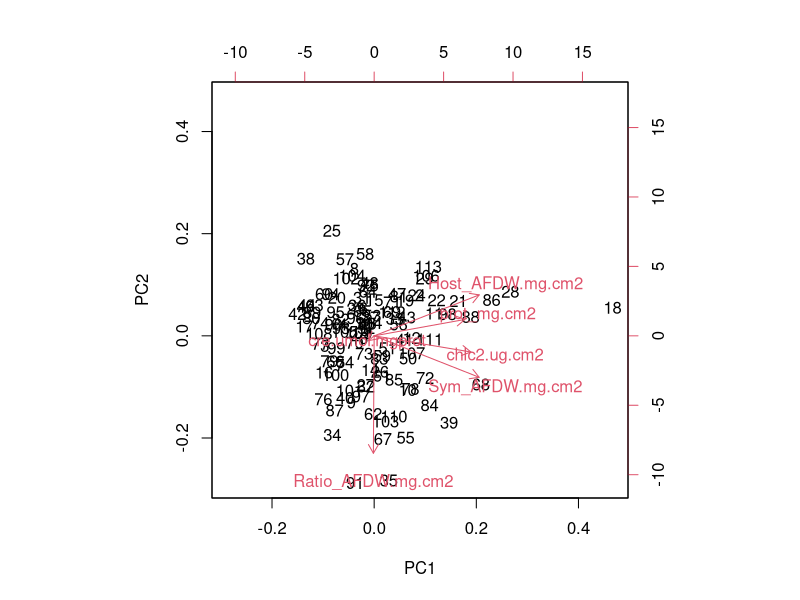
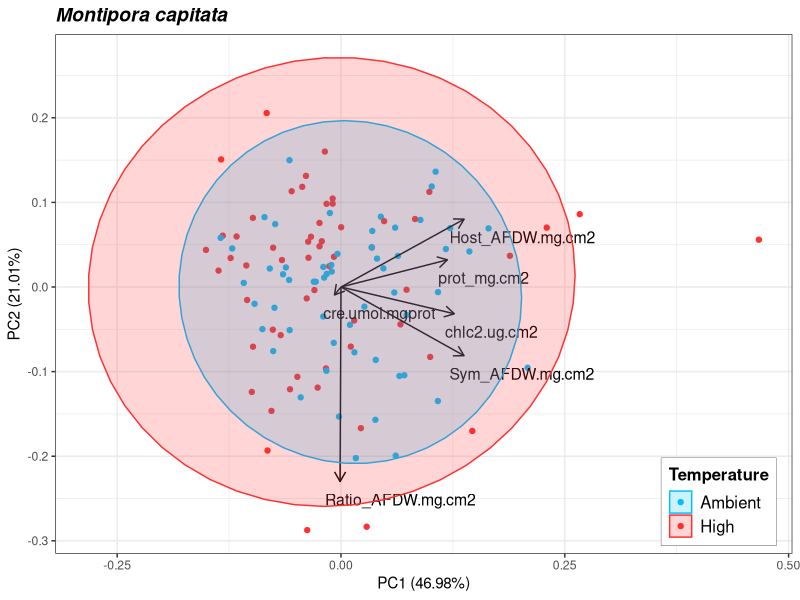
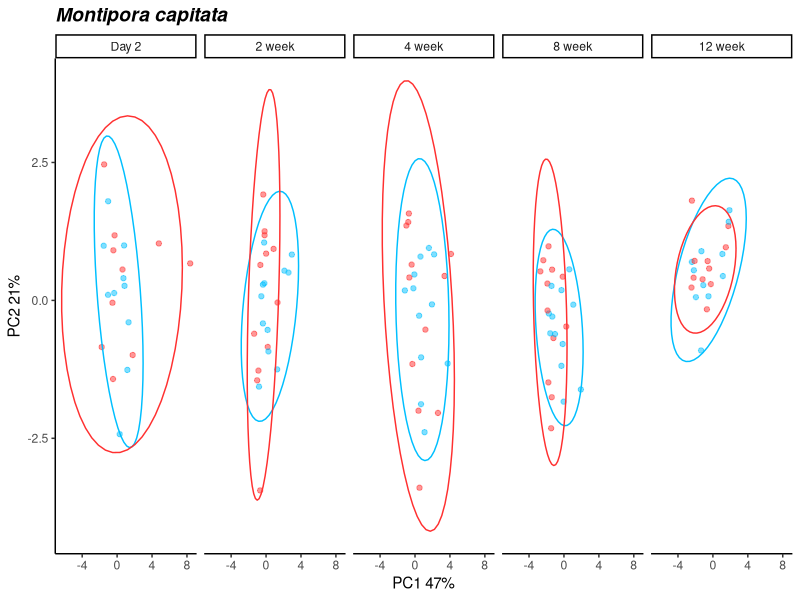
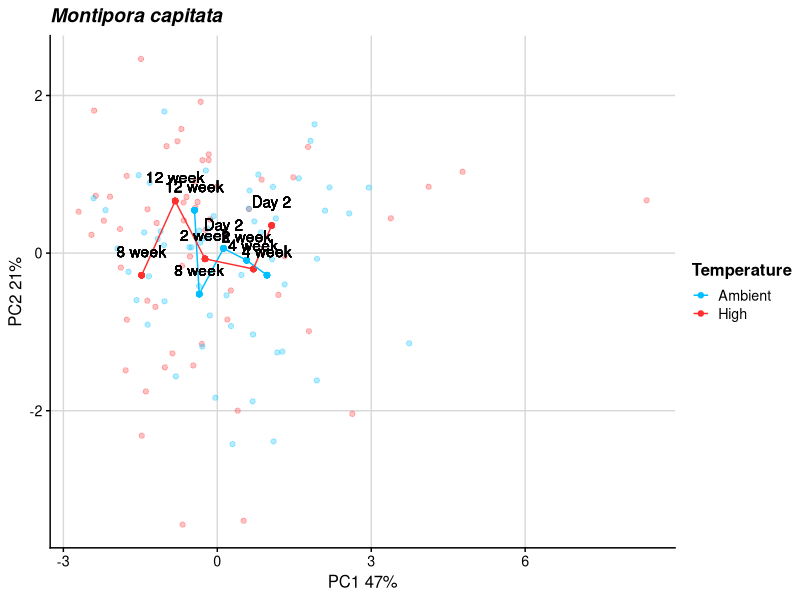
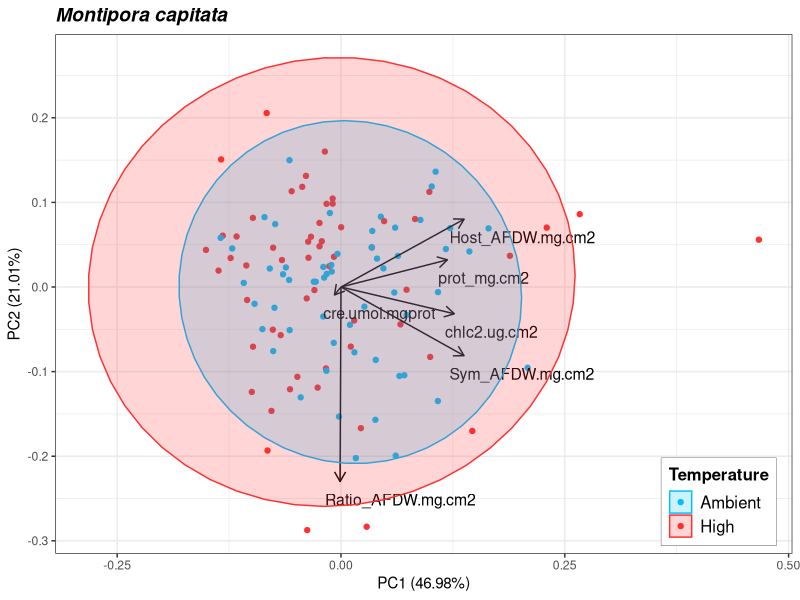
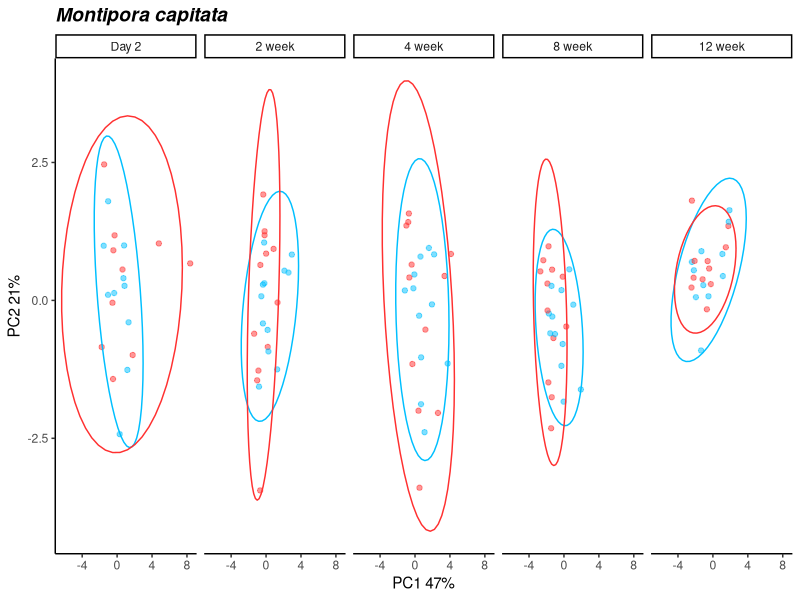

These figures' R source, in order: (Note: this script raises an error after producing the figures.)
# set working directory and load necessary packages
library(vegan)
library(tidyverse)
library(reshape2)
#library(ggbiplot)
library(broom)  # devtools::install_github("tidymodels/broom")
library(cowplot)
library(ggpubr)
library(ggfortify)
library(ggrepel)

# set seed
set.seed(54321)

# import data
data <- read.csv("Output/results_physiology.csv") %>% #read in file
  select(-Pnet_umol.cm2.hr, -Rdark_umol.cm2.hr, -Pgross_umol.cm2.hr, -chla.ug.cm2) %>% na.omit() %>%
  filter(Timepoint=="Day 2"| Timepoint== "2 week"| Timepoint== "4 week" | Timepoint== "8 week" | Timepoint== "12 week")
data$Timepoint <- factor(data$Timepoint, levels = c("Day 2", "2 week", "4 week", "8 week", "12 week"))

cols <- c("lightblue", "red")

unique(data$Phase) # checking that all three phases are present

M.data <- data %>% filter(Species=="Mcapitata") %>% select(c(10:15))
P.data <- data %>% filter(Species=="Pacuta") %>% select(c(10:15))

#Identify Factors 
Mcap.info <- data %>% filter(Species=="Mcapitata") %>% select(c(1:9,16))
Pact.info <-  data %>% filter(Species=="Pacuta") %>% select(c(1:9,16))

#Scale and center datasets
Mcap.data.scaled <- scale(M.data, center = T, scale = T) # scaled variables
Pact.data.scaled <- scale(P.data, center = T, scale = T) # scaled variables

### Mcap
#PCA
Mcap.pca.out <- prcomp(Mcap.data.scaled, center=FALSE, scale=FALSE) #run PCA
M.summary <- summary(Mcap.pca.out); M.summary #view results
biplot(Mcap.pca.out) #plot results

# PERMANOVA
Mcap.mod <- adonis2(Mcap.data.scaled ~ Temperature * CO2 * Timepoint, data = Mcap.info, method = "euclidian"); Mcap.mod # PERMANOVA


## Biplot 
Mcap.biplot <- autoplot(Mcap.pca.out, data = Mcap.info, colour = 'Temperature', 
                       loadings = TRUE, loadings.colour = 'black', frame=TRUE, frame.type = 'norm',
                       loadings.label = TRUE, loadings.label.size = 4, loadings.label.colour = 'black', repel=TRUE,
                       loadings.label.vjust=2, loadings.label.hjust=0.1) +
  scale_color_manual(values = c("deepskyblue", "firebrick1"), aesthetics = c("colour", "fill")) +
  theme_bw() + ggtitle("Montipora capitata") + 
  theme(plot.title = element_text(face = 'bold.italic', size = 14, hjust = 0)) + 
  theme(legend.title = element_text(size=12, face="bold")) + 
  theme(legend.text = element_text(size=12)) +
  theme(legend.position = c(0.9, 0.1)) + 
  theme(legend.background = element_rect(size=0.1, linetype="solid", colour ="black")); Mcap.biplot

ggsave(file="Output/Final_Figures/CSP-PCA-Mcap.png", Mcap.biplot, width = 6, height = 5, units = c("in"))

# Mcap.pca.out %>%
#   augment(M.data) %>% # add original dataset back in
#   ggplot(aes(.fittedPC1, .fittedPC2, color = Temperature)) + 
#   geom_point(size = 1.5) +
#   theme_half_open(12) + background_grid()+
#   stat_ellipse() +
#   facet_grid(cols=vars(Phase))+
#   xlab("PC1 48%") + ylab("PC2 18%")

Mcapitata.plot <- Mcap.pca.out %>%
  augment(Mcap.info) %>% # add original dataset back in
  ggplot(aes(.fittedPC1, .fittedPC2, color = Temperature)) + 
  geom_point(size = 1.5, alpha=0.5) +
  theme_half_open(12) + background_grid()+
  stat_ellipse() +
  theme_classic() +
  ggtitle("Montipora capitata") + 
  facet_grid(cols=vars(Timepoint)) +
  theme(plot.title = element_text(face = 'bold.italic', size = 14, hjust = 0)) +
  theme(legend.title = element_text(size=12, face="bold"), legend.position = "none") +
  scale_color_manual(values = c("deepskyblue", "firebrick1"), aesthetics = c("colour")) +
  xlab("PC1 47%") + ylab("PC2 21%"); Mcapitata.plot 

ggsave(file="Output/Final_Figures/CSP-5TP-Mcap.png", Mcapitata.plot, width = 6, height = 5, units = c("in"))

Mcapitata.all <- Mcap.pca.out %>%
  augment(Mcap.info) %>% # add original dataset back in
  group_by(Timepoint, Temperature) %>%
  mutate(PC1.mean = mean(.fittedPC1),
         PC2.mean = mean(.fittedPC2))

Mcapitata.all.fig <- ggplot(Mcapitata.all, aes(.fittedPC1, .fittedPC2, color = Temperature)) + 
  geom_point(size = 1.5, alpha=0.3) +
  geom_point(aes(x=PC1.mean, y=PC2.mean)) +
  geom_line(aes(x=PC1.mean, y=PC2.mean)) +
  geom_text(aes(PC1.mean, PC2.mean, label=Timepoint), vjust=-1.5, color="black") +
  theme_half_open(12) + background_grid() +
  ggtitle("Montipora capitata") + 
  theme(plot.title = element_text(face = 'bold.italic', size = 14, hjust = 0)) +
  theme(legend.title = element_text(size=12, face="bold")) +
  scale_color_manual(values = c("deepskyblue", "firebrick1"), aesthetics = c("colour")) +
  xlab("PC1 47%") + ylab("PC2 21%"); Mcapitata.all.fig 

ggsave(file="Output/Final_Figures/CSP-all-Mcap.png", Mcapitata.plot.all, width = 6, height = 5, units = c("in"))

### Pact
#PCA
Pact.pca.out <- prcomp(Pact.data.scaled, center=FALSE, scale=FALSE) #run PCA
P.summary <- summary(Pact.pca.out); P.summary #view results
biplot(Pact.pca.out) #plot results

# PERMANOVA
Pact.mod <- adonis2(Pact.data.scaled ~ Temperature * CO2 * Timepoint, data = Pact.info, method = "euclidian"); Pact.mod # PERMANOVA

## Biplot 
Pacuta.biplot <- autoplot(Pact.pca.out, data = Pact.info, colour = 'Temperature', 
                        loadings = TRUE, loadings.colour = 'black', frame=TRUE, frame.type = 'norm',
                        loadings.label = TRUE, loadings.label.size = 4, loadings.label.colour = 'black', repel=TRUE,
                        loadings.label.vjust = 2) +
  scale_color_manual(values = c("deepskyblue", "firebrick1"), aesthetics = c("colour", "fill")) +
  theme_bw() + ggtitle("Pocillopora acuta") + 
  theme(plot.title = element_text(face = 'bold.italic', size = 14, hjust = 0)) + 
  theme(legend.title = element_text(size=12, face="bold")) + 
  theme(legend.text = element_text(size=12)) +
  theme(legend.position = c(0.9, 0.1)) + 
  theme(legend.background = element_rect(size=0.1, linetype="solid", colour ="black")); Pacuta.biplot

ggsave(file="Output/Final_Figures/CSP-PCA-Pacuta.png", Pacuta.biplot, width = 6, height = 5, units = c("in"))

Biplots <- arrangeGrob(Mcap.biplot, Pacuta.biplot, ncol = 2)
ggsave(file="Output/Final_Figures/CSP-PCAs.png", Biplots, width = 12, height = 5, units = c("in"))

# Pact.pca.out %>%
#   augment(P.data) %>% # add original dataset back in
#   ggplot(aes(.fittedPC1, .fittedPC2, color = Temperature)) + 
#   geom_point(size = 1.5) +
#   theme_half_open(12) + background_grid()+
#   stat_ellipse() +
#   facet_grid(cols=vars(Phase))+
#   xlab("PC1 45%") + ylab("PC2 21%")

Pacuta.plot <- Pact.pca.out %>%
  augment(Pact.info) %>% # add original dataset back in
  ggplot(aes(.fittedPC1, .fittedPC2, color = Temperature)) + 
  geom_point(size = 1.5, alpha=0.5) +
  theme_half_open(12) + background_grid()+
  stat_ellipse() +
  theme_classic() +
  ggtitle("Pocillopora acuta") + 
  facet_grid(cols=vars(Timepoint)) +
  theme(plot.title = element_text(face = 'bold.italic', size = 14, hjust = 0)) +
  theme(legend.title = element_text(size=12, face="bold")) +
  scale_color_manual(values = c("deepskyblue", "firebrick1"), aesthetics = c("colour")) +
  xlab("PC1 44%") + ylab("PC2 24%"); Pacuta.plot 

ggsave(file="Output/Final_Figures/CSP-5TP-Pact.png", Pacuta.plot, width = 6, height = 5, units = c("in"))

Five.TP <- arrangeGrob(Mcapitata.plot, Pacuta.plot, ncol=2)
ggsave(file="Output/Final_Figures/CSP-5TP.png", Five.TP, width = 12, height = 6, units = c("in"))


Pact.all <- Pact.pca.out %>%
  augment(Pact.info) %>% # add original dataset back in
  group_by(Timepoint, Temperature) %>%
  mutate(PC1.mean = mean(.fittedPC1),
         PC2.mean = mean(.fittedPC2))
  
Pact.all.fig <- ggplot(Pact.all, aes(.fittedPC1, .fittedPC2, color = Temperature)) + 
  geom_point(size = 1.5, alpha=0.3) +
  geom_point(aes(x=PC1.mean, y=PC2.mean)) +
  geom_line(aes(x=PC1.mean, y=PC2.mean)) +
  geom_text(aes(PC1.mean, PC2.mean, label=Timepoint), vjust=-1.5, color="black") +
  theme_half_open(12) + background_grid() +
  ggtitle("Pocillopora acuta") + 
  theme(plot.title = element_text(face = 'bold.italic', size = 14, hjust = 0)) +
  theme(legend.title = element_text(size=12, face="bold")) +
  scale_color_manual(values = c("deepskyblue", "firebrick1"), aesthetics = c("colour")) +
  xlab("PC1 44%") + ylab("PC2 24%"); Pact.all.fig 

ggsave(file="Output/Final_Figures/CSP-all-Pact.png", Pact.all.fig, width = 6, height = 5, units = c("in"))

All <- arrangeGrob(Mcapitata.plot.all, Pact.all.fig, ncol=2)
ggsave(file="Output/Final_Figures/CSP-all.png", All, width = 12, height = 6, units = c("in"))


multi.page <- ggarrange(Mcapitata.plot, Pacuta.plot, Mcapitata.plot.all, Pacuta.plot.all,
                        nrow = 2, ncol = 2)

ggexport(multi.page, filename = "Output/multi.page.ggplot2.pdf")


## 4 panel figure 
## Timeseries, general PCA, bleaching score, survfit plot 


four <- arrangeGrob(Biplots, ncol=1)
ggsave(file="Output/Final_Figures/CSP-4panel.png", four, width = 12, height = 5, units = c("in"))
